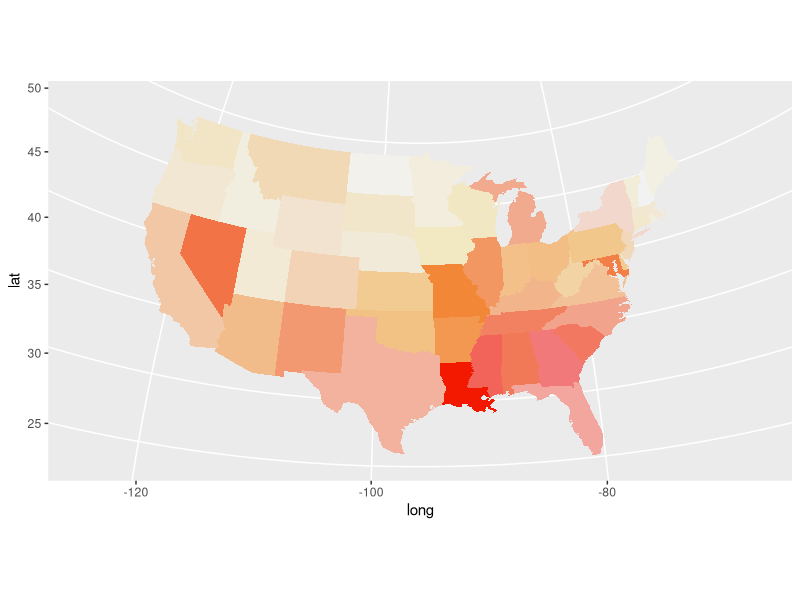
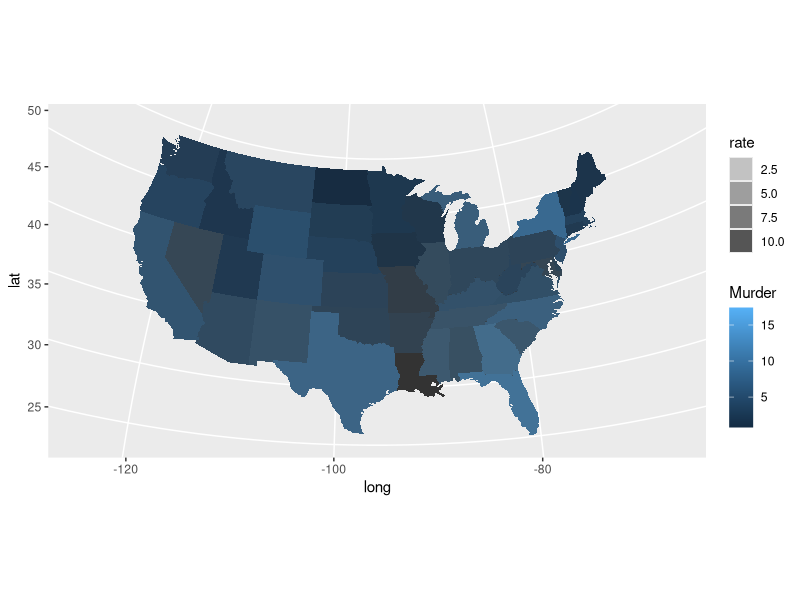

These charts were generated, in order, by the following R code:
library(ggplot2)
library(reshape2)
library(dplyr)  # required for arrange()
library(colorspace)
library(viridis)
library(maps) # for the state map data
library(mapproj)

murder_rates <- read.csv(file = 'MurderRate.csv')
murder_rates$state <- tolower(murder_rates$state)
states_map<-map_data("state") #extracts data from the states map
crimes<-data.frame(state=tolower(rownames(USArrests)),USArrests)
crimes<-merge(crimes,murder_rates,by="state")
crime_map<-merge(states_map,crimes,by.x="region",by.y="state")
crime_map<-arrange(crime_map,group,order)
c = hsv((max(crime_map$Murder)-crime_map$Murder)/(max(crime_map$Murder)-min(crime_map$Murder))/7,(crime_map$rate-min(crime_map$rate))/(max(crime_map$rate)-min(crime_map$rate)),.95)

#Hue determined by Murder Arrest Rate and Saturation determined by Murder Rate
ggplot(crime_map,aes(x=long,y=lat,group=group)) + 
  coord_map("polyconic") + 
  geom_polygon(fill=c)

#Hue determined by Murder Arrest Rate and Brightness determined by Murder Rate
ggplot(crime_map) +
  coord_map("polyconic") + 
  geom_polygon(aes(x=long, y=lat, group=group, fill=Murder)) +
  geom_polygon(aes(x=long, y=lat, group=group, alpha=rate))
